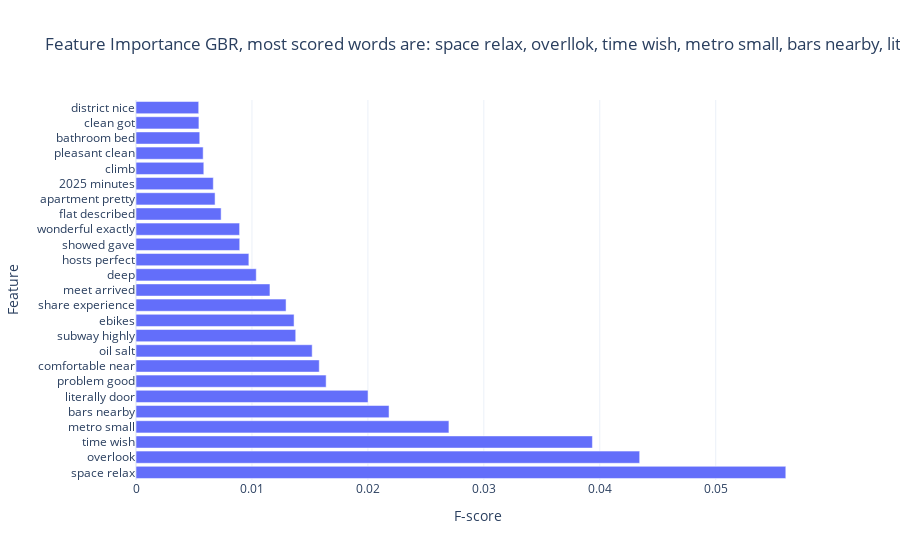

Notebook source saved alongside this figure:
### Code cell
model = 'model_GradientBoostingClassifier(max_features=1.0, n_estimators=500, random_state=42)_7n.joblib'
feature_importance(model, df, labels, 'GBR', 
                   'Feature Importance GBR, most scored words are: space relax, overllok, time wish, metro small, bars nearby, literally door, problem good')

### Figure 1 — Plotly figure (JSON) as saved in the notebook; plotly's stock layout.template omitted (floating-point values rounded to 4 significant figures)
{"data": [{"alignmentgroup": "True", "hovertemplate": "GBR=%{x}<br>Feature=%{y}<extra></extra>", "legendgroup": "", "marker": {"color": "#636efa", "pattern": {"shape": ""}}, "name": "", "offsetgroup": "", "orientation": "h", "showlegend": false, "textposition": "auto", "type": "bar", "x": [0.05604, 0.04344, 0.03936, 0.02699, 0.02182, 0.02001, 0.0164, 0.01581, 0.01519, 0.01378, 0.01363, 0.01294, 0.01155, 0.01037, 0.009733, 0.008946, 0.008934, 0.007342, 0.006819, 0.006668, 0.005849, 0.005792, 0.005497, 0.005427, 0.005409], "xaxis": "x", "y": ["space relax", "overlook", "time wish", "metro small", "bars nearby", "literally door", "problem good", "comfortable near", "oil salt", "subway highly", "ebikes", "share experience", "meet arrived", "deep", "hosts perfect", "showed gave", "wonderful exactly", "flat described", "apartment pretty", "2025 minutes", "climb", "pleasant clean", "bathroom bed", "clean got", "district nice"], "yaxis": "y"}], "layout": {"barmode": "relative", "legend": {"tracegroupgap": 0}, "title": {"text": "Feature Importance GBR, most scored words are: space relax, overllok, time wish, metro small, bars nearby, literally door, problem good"}, "xaxis": {"anchor": "y", "domain": [0, 1], "title": {"text": "F-score"}}, "yaxis": {"anchor": "x", "domain": [0, 1], "tickmode": "linear", "title": {"text": "Feature"}}}}
